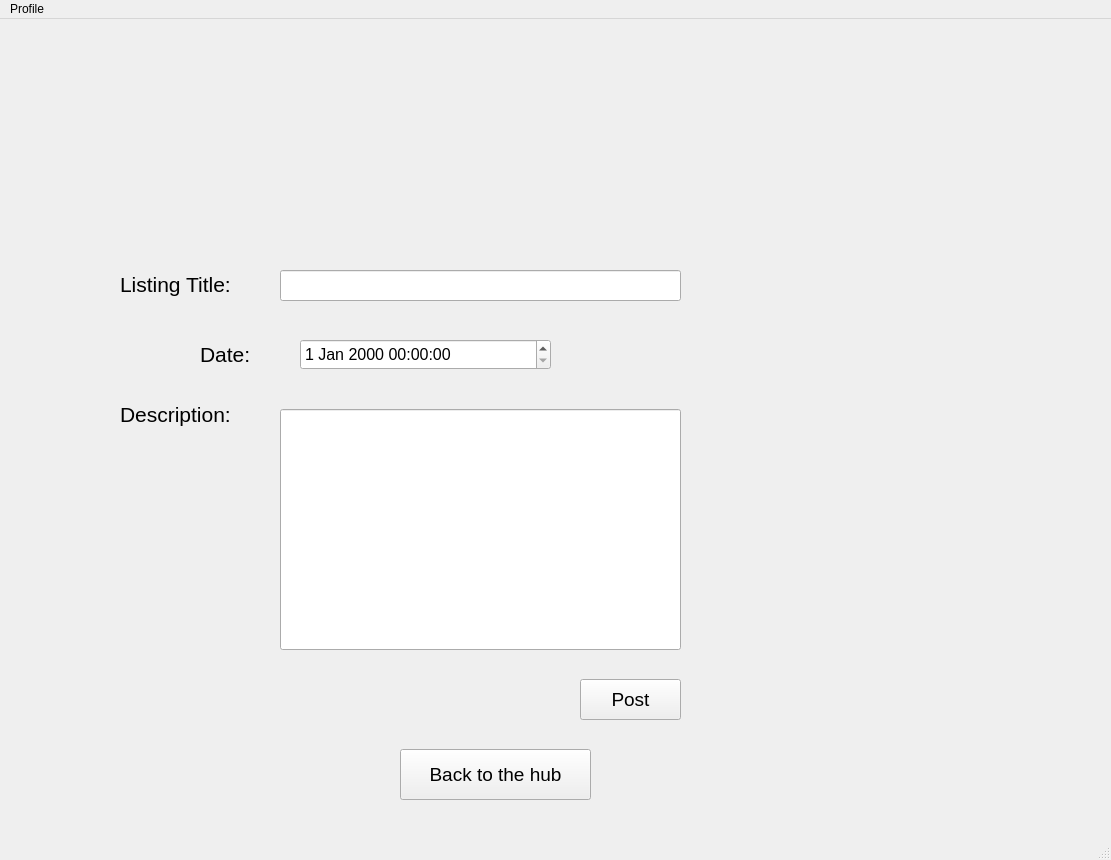
<?xml version="1.0" encoding="UTF-8"?>
<ui version="4.0">
 <class>MainWindow</class>
 <widget class="QMainWindow" name="MainWindow">
  <property name="geometry">
   <rect>
    <x>0</x>
    <y>0</y>
    <width>1111</width>
    <height>860</height>
   </rect>
  </property>
  <property name="windowTitle">
   <string>MainWindow</string>
  </property>
  <property name="layoutDirection">
   <enum>Qt::LeftToRight</enum>
  </property>
  <widget class="QWidget" name="centralwidget">
   <widget class="QLabel" name="label">
    <property name="geometry">
     <rect>
      <x>0</x>
      <y>0</y>
      <width>1281</width>
      <height>141</height>
     </rect>
    </property>
    <property name="text">
     <string/>
    </property>
    <property name="pixmap">
     <pixmap>banner.png</pixmap>
    </property>
   </widget>
   <widget class="QLabel" name="label_2">
    <property name="geometry">
     <rect>
      <x>120</x>
      <y>250</y>
      <width>161</width>
      <height>31</height>
     </rect>
    </property>
    <property name="font">
     <font>
      <pointsize>16</pointsize>
     </font>
    </property>
    <property name="text">
     <string>Listing Title:</string>
    </property>
   </widget>
   <widget class="QLabel" name="label_3">
    <property name="geometry">
     <rect>
      <x>200</x>
      <y>320</y>
      <width>81</width>
      <height>31</height>
     </rect>
    </property>
    <property name="font">
     <font>
      <pointsize>16</pointsize>
     </font>
    </property>
    <property name="text">
     <string>Date:</string>
    </property>
   </widget>
   <widget class="QDateTimeEdit" name="dateTimeEdit">
    <property name="geometry">
     <rect>
      <x>300</x>
      <y>320</y>
      <width>251</width>
      <height>31</height>
     </rect>
    </property>
    <property name="font">
     <font>
      <pointsize>12</pointsize>
     </font>
    </property>
   </widget>
   <widget class="QLabel" name="label_4">
    <property name="geometry">
     <rect>
      <x>120</x>
      <y>380</y>
      <width>151</width>
      <height>31</height>
     </rect>
    </property>
    <property name="font">
     <font>
      <pointsize>16</pointsize>
     </font>
    </property>
    <property name="text">
     <string>Description:</string>
    </property>
   </widget>
   <widget class="QPushButton" name="pushButton">
    <property name="geometry">
     <rect>
      <x>580</x>
      <y>660</y>
      <width>101</width>
      <height>41</height>
     </rect>
    </property>
    <property name="font">
     <font>
      <pointsize>14</pointsize>
     </font>
    </property>
    <property name="text">
     <string>Post</string>
    </property>
   </widget>
   <widget class="QPushButton" name="pushButton_2">
    <property name="geometry">
     <rect>
      <x>400</x>
      <y>730</y>
      <width>191</width>
      <height>51</height>
     </rect>
    </property>
    <property name="font">
     <font>
      <pointsize>14</pointsize>
     </font>
    </property>
    <property name="text">
     <string>Back to the hub</string>
    </property>
   </widget>
   <widget class="QLineEdit" name="lineEdit">
    <property name="geometry">
     <rect>
      <x>280</x>
      <y>251</y>
      <width>401</width>
      <height>31</height>
     </rect>
    </property>
   </widget>
   <widget class="QLineEdit" name="lineEdit_2">
    <property name="geometry">
     <rect>
      <x>280</x>
      <y>390</y>
      <width>401</width>
      <height>241</height>
     </rect>
    </property>
   </widget>
  </widget>
  <widget class="QMenuBar" name="menubar">
   <property name="geometry">
    <rect>
     <x>0</x>
     <y>0</y>
     <width>1111</width>
     <height>26</height>
    </rect>
   </property>
   <widget class="QMenu" name="menuProfile">
    <property name="layoutDirection">
     <enum>Qt::RightToLeft</enum>
    </property>
    <property name="title">
     <string>Profile</string>
    </property>
    <addaction name="actionView_your_profile"/>
    <addaction name="actionSettings"/>
    <addaction name="actionLog_out"/>
   </widget>
   <addaction name="menuProfile"/>
  </widget>
  <widget class="QStatusBar" name="statusbar"/>
  <action name="actionView_your_profile">
   <property name="text">
    <string>View your profile</string>
   </property>
  </action>
  <action name="actionSettings">
   <property name="text">
    <string>Settings</string>
   </property>
  </action>
  <action name="actionLog_out">
   <property name="text">
    <string>Log out</string>
   </property>
  </action>
 </widget>
 <resources/>
 <connections/>
</ui>
